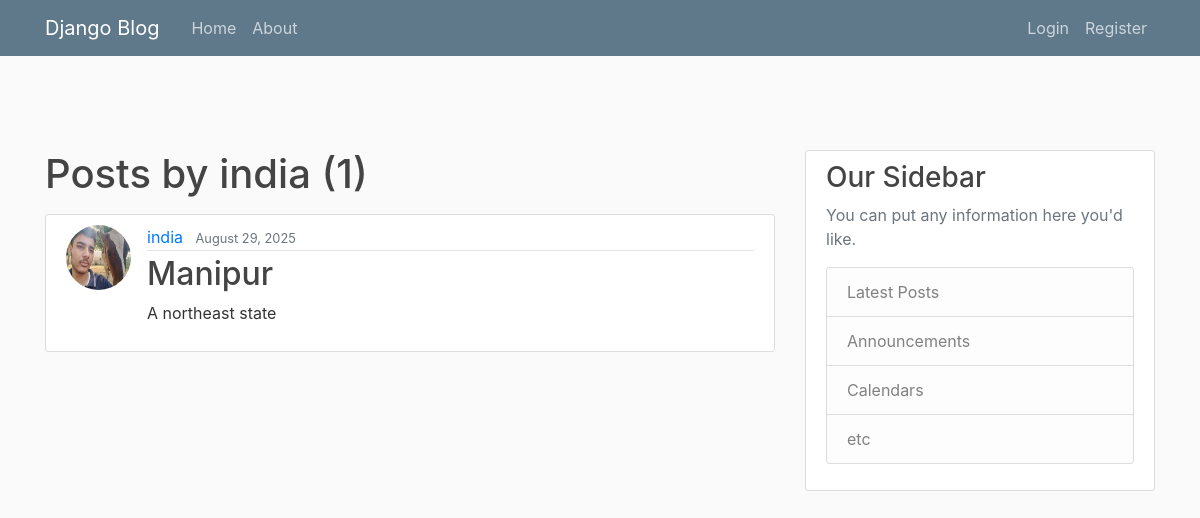
Before: /user/india/ with the older database file.
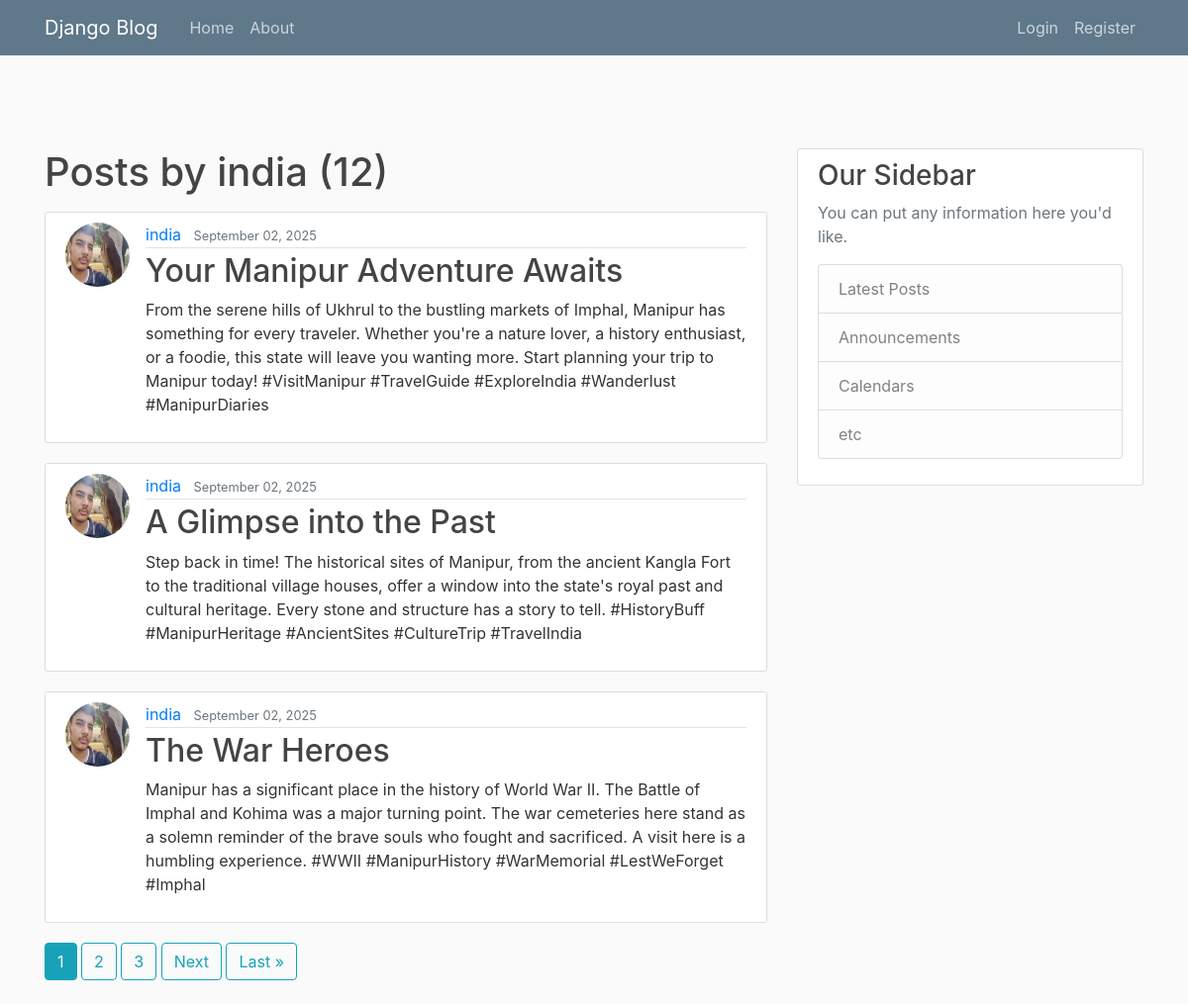
After: the same page with the newer database file.
### blog/models.py (models this page shows, shortened)
class Post(models.Model):
    title=models.CharField(max_length=100)
    content= models.TextField()
    date_posted=models.DateTimeField(default=timezone.now)
    author=models.ForeignKey(User,on_delete=models.CASCADE)

### users/models.py (models this page shows, shortened)
class Profile(models.Model):
    user = models.OneToOneField(User, on_delete=models.CASCADE)
    image = models.ImageField(default='default.jpg', upload_to='profile_pics')

### blog/views.py (the view)
# urls.py: path('user/<str:username>/',UserPostListView.as_view(),name='user-posts'),
class UserPostListView(ListView):
    model=Post
    template_name='blog/user_posts.html'
    context_object_name='posts'
    paginate_by=3
    def get_queryset(self):
        user=get_object_or_404(User,username=self.kwargs.get('username'))
        return Post.objects.filter(author=user).order_by('-date_posted')

### blog/templates/blog/user_posts.html (shortened to what this page needs)
{% extends "blog/base.html" %}
{% block content %}
 <h1 class="mb-3">Posts by {{ view.kwargs.username }} ({{ page_obj.paginator.count }})</h1>
  {% for post in posts %}
    <article class="media content-section">
      <img class="rounded-circle article-img" src="{{ post.author.profile.image.url }}">
      <div class="media-body">
        <div class="article-metadata">
          <a class="mr-2" href="{% url 'user-posts' post.author.username %}">{{ post.author }}</a>
          <small class="text-muted">{{ post.date_posted|date:"F d, Y" }}</small>
        </div>
        <h2><a class="article-title" href="{% url 'post-detail' post.id %}">{{ post.title }}</a></h2>
        <p class="article-content">{{ post.content }}</p>
      </div>
    </article>
  {% endfor %}
  {% if is_paginated %}
    {% for num in page_obj.paginator.page_range %}
      {% if page_obj.number == num %}
        <a class ="btn btn-info mb-4" href="?page={{ num }}">{{ num }}</a>
      {% elif num > page_obj.number|add:'-3' and num < page_obj.number|add:'3' %}
        <a class ="btn btn-outline-info mb-4" href="?page={{ num }}">{{ num }}</a>
      {% endif %}
  {% endfor %}
  {% if page_obj.has_next %}
       <a class ="btn btn-outline-info mb-4" href="?page={{ page_obj.next_page_number }}">Next</a>
       <a class ="btn btn-outline-info mb-4" href="?page={{ page_obj.paginator.num_pages }}">Last &raquo;</a>
  {% endif %}
{% endif %}
{% endblock content %}

### blog/templates/blog/base.html (shortened to what this page needs)
{% load static %}
<!DOCTYPE html>
<html>
<head>
    <link rel="stylesheet" href="https://maxcdn.bootstrapcdn.com/bootstrap/4.0.0/css/bootstrap.min.css">
    <link rel="stylesheet" type="text/css" href="{% static 'blog/main.css' %}">
</head>
<body style="padding-top: 70px;">
    <header class="site-header">
      <nav class="navbar navbar-expand-md navbar-dark bg-steel fixed-top">
        <div class="container">
          <a class="navbar-brand mr-4" href="{% url 'blog-home' %}">Django Blog</a>
          <div class="collapse navbar-collapse" id="navbarToggle">
            <div class="navbar-nav mr-auto">
              <a class="nav-item nav-link" href="{% url 'blog-home' %}">Home</a>
              <a class="nav-item nav-link" href="{% url 'blog-about' %}">About</a>
            </div>
            <div class="navbar-nav">
            {% if user.is_authenticated %}
              <a class="nav-item nav-link" href="{% url 'post-create' %}">New Post</a>
              <form method="POST" action="{% url 'logout' %}">
                {% csrf_token %}
                <button type="submit" class="btn btn-link">Logout</button>
              </form>
              <a class="nav-item nav-link" href="{% url 'profile' %}">Profile</a>
            {% else %}
              <a class="nav-item nav-link" href="{% url 'login' %}">Login</a>
              <a class="nav-item nav-link" href="{% url 'register' %}">Register</a>
            {% endif %}
            </div>
          </div>
        </div>
      </nav>
    </header>
    <main role="main" class="container">
      <div class="row">
        <div class="col-md-8">
            {% block content %}{% endblock %}
        </div>
        <div class="col-md-4">
          <div class="content-section">
            <h3>Our Sidebar</h3>
            <p class='text-muted'>You can put any information here you'd like.
              <ul class="list-group">
                <li class="list-group-item list-group-item-light">Latest Posts</li>
                <li class="list-group-item list-group-item-light">Announcements</li>
                <li class="list-group-item list-group-item-light">Calendars</li>
                <li class="list-group-item list-group-item-light">etc</li>
              </ul>
            </p>
          </div>
        </div>
      </div>
    </main>
</body>
</html>

### blog/static/blog/main.css (style rules this page uses)
body { background: #fafafa; color: #333333; margin-top: 5rem; }
h1, h2, h3, h4, h5, h6 { color: #444444; }
ul { margin: 0; }
.bg-steel { background-color: #5f788a; }
.site-header .navbar-nav .nav-link { color: #cbd5db; }
.content-section { background: #ffffff; padding: 10px 20px; border: 1px solid #dddddd; border-radius: 3px; margin-bottom: 20px; }
.article-title { color: #444444; }
.article-content { white-space: pre-line; }
.article-img { height: 65px; width: 65px; margin-right: 16px; }
.article-metadata { padding-bottom: 1px; margin-bottom: 4px; border-bottom: 1px solid #e3e3e3 }

Changed rows visible on the page:
no longer on this page (row unchanged): Post: author.profile.image (placeholder picture), author "india", date_posted "August 29, 2025", title "Manipur", content "A northeast state"
added Post: author.profile.image (placeholder picture), author "india", date_posted "September 02, 2025", title "Your Manipur Adventure Awaits", content "From the serene hills of Ukhrul to the bustling markets of Imphal, Manipur has something for every traveler. Whether you're a nature lover, a history enthusiast, or a foodie, this state will leave you wanting more. Start planning your trip to Manipur today! #VisitManipur #TravelGuide #ExploreIndia #Wanderlust #ManipurDiaries"
added Post: author.profile.image (placeholder picture), author "india", date_posted "September 02, 2025", title "A Glimpse into the Past", content "Step back in time! The historical sites of Manipur, from the ancient Kangla Fort to the traditional village houses, offer a window into the state's royal past and cultural heritage. Every stone and structure has a story to tell. #HistoryBuff #ManipurHeritage #AncientSites #CultureTrip #TravelIndia"
added Post: author.profile.image (placeholder picture), author "india", date_posted "September 02, 2025", title "The War Heroes", content "Manipur has a significant place in the history of World War II. The Battle of Imphal and Kohima was a major turning point. The war cemeteries here stand as a solemn reminder of the brave souls who fought and sacrificed. A visit here is a humbling experience. #WWII #ManipurHistory #WarMemorial #LestWeForget #Imphal"
Other visible differences:
{{ page_obj.paginator.count }}: "1" → "12"
new list line: "1"
new list line: "2"
new list line: "3"
text now shown: "Next Last »"
